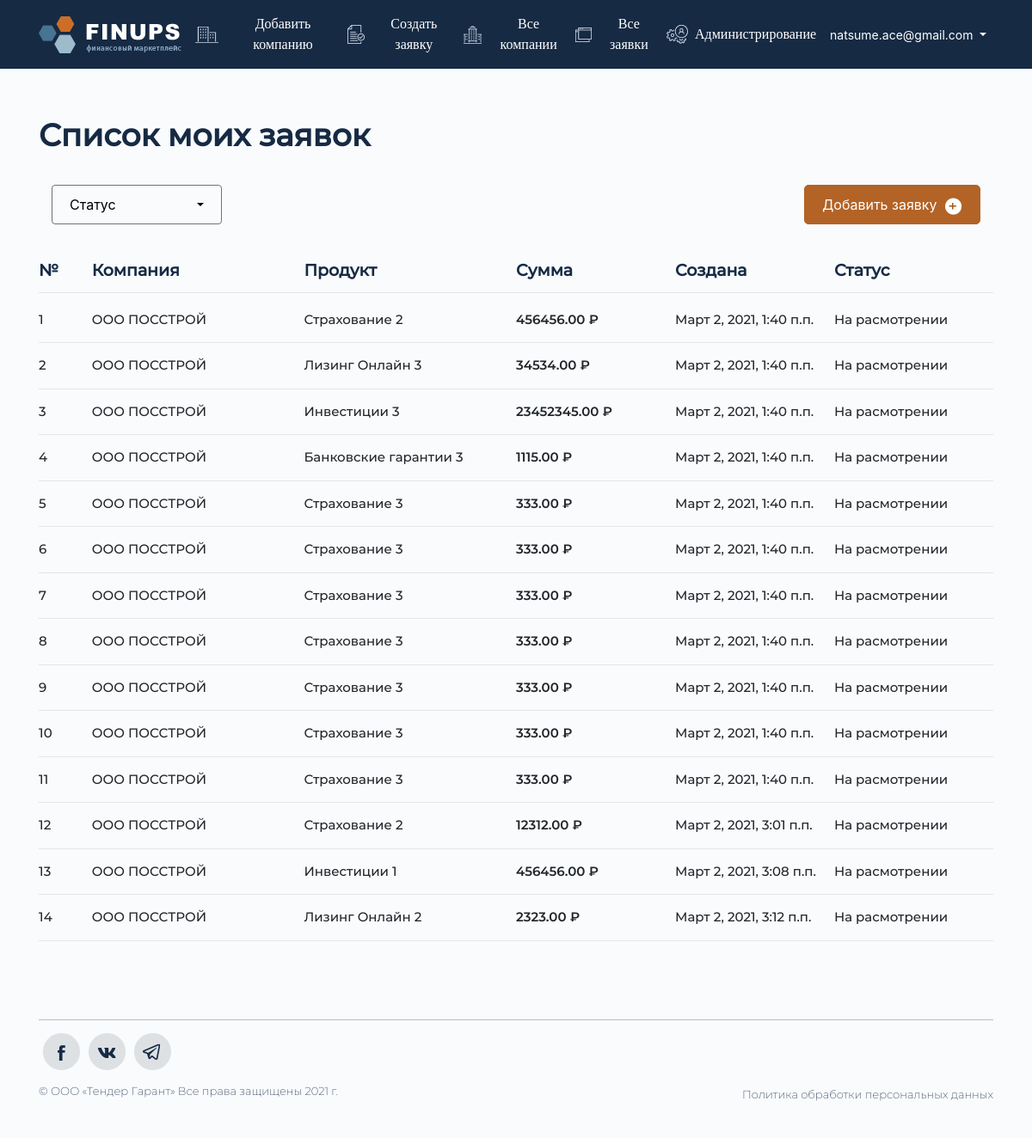
Page /personal/applications (signed in) on the committed database.
### user_app/models.py (models this page shows, shortened)
class Applications(models.Model):
    accept = 'Принято'
    reject = 'Отклонено'
    pending = 'На расмотрении'
    STATUS_LIST = [accept, reject, pending]
    STATUS_TYPE = [
        (accept, 'accept'),
        (reject, 'reject'),
        (pending, 'pending'),
    ]
    type_service = models.CharField(name='type_service', verbose_name='Вид потребности', max_length=32)
    service = models.CharField(name='service', verbose_name='Потребность', max_length=32)
    company = models.ForeignKey(ClientsEntity, on_delete=models.CASCADE, verbose_name='Компания')
    zakon = models.CharField(name='zakon', verbose_name='Закон', max_length=16)
    purchase_number = models.CharField(name='purchase_number', verbose_name='Номер закупки', max_length=128)
    summ = models.DecimalField(name='summ', verbose_name='Сумма', max_digits=15, decimal_places=2)
    contract_price = models.DecimalField(name='contract_price', verbose_name='Цена контракта', max_digits=15, decimal_places=2)
    subj_contract = models.TextField(name='subj_contract', verbose_name='Предмет контракта', max_length=256)
    text_contract = models.TextField(name='text_contract', verbose_name='Предназначение контракта', max_length=256)
    prepaid_expense = models.BooleanField(name='prepaid_expense', verbose_name='Аванс', default=False)
    indisputable_write_off = models.BooleanField(name='indisputable_write_off', verbose_name='Бесспорное списание', default=False)
    date_start = models.DateField(name='date_start', verbose_name='Дата первая', default=datetime.today().strftime('%Y-%m-%d'))
    date_end = models.DateField(name='date_end', verbose_name='Дата вторая', default=datetime.today().strftime('%Y-%m-%d'))
    date_request = models.DateTimeField(name='date_request', verbose_name='Дата добавления', default=datetime.now())
    status = models.CharField(name='status', verbose_name='Статус заявки', choices=STATUS_TYPE, default=pending, max_length=16)
    owner_id = models.ForeignKey(TypeUser, on_delete=models.CASCADE, verbose_name='Владелец')
    class Meta:
        verbose_name = 'Заявка'
        verbose_name_plural = 'Заявки'

class ClientsEntity(models.Model):
    org_inn = models.BigIntegerField(name='org_inn', verbose_name='ИНН')
    org_form = models.CharField(name='org_form', verbose_name='Форма Организации', max_length=8)
    org_name = models.CharField(name='org_name', verbose_name='Наименование организации', max_length=64)
    org_kpp = models.BigIntegerField(name='org_kpp', verbose_name='КПП')
    org_ogrn = models.BigIntegerField(name='org_ogrn', verbose_name='ОГРН')
    org_r_account = models.BigIntegerField(name='org_r_account', verbose_name='Рассчетный счет')
    org_bank_bic = models.CharField(name='org_bank_bic', verbose_name='БИК', max_length=256)
    org_bank_name = models.CharField(name='org_bank_name', verbose_name='Наименование банка', max_length=128)
    org_bank_cor_acc = models.CharField(name='org_bank_cor_acc', verbose_name='Кор.счет', max_length=256)
    org_gen = models.CharField(name='org_gen', verbose_name='Ген.директор', max_length=128)
    org_buh = models.CharField(name='org_buh', verbose_name='Гл.бухгалтер', max_length=128)
    charter = models.FileField(name='charter', verbose_name='Устав', upload_to=charterFile, null=True, blank=True)
    egru = models.FileField(name='egru', verbose_name='ЕГРЮ/ЕГРИП', upload_to=egruFile, null=True, blank=True)
    certificate = models.FileField(name='certificate', verbose_name='Свидетельство', upload_to=certificateFile, null=True, blank=True)
    gen = models.FileField(name='gen', verbose_name='Решение о назначении генерального директора', upload_to=genFile, null=True, blank=True)
    buh = models.FileField(name='buh', verbose_name='Приказ о назначении главного бухгалтера', upload_to=buhFile, null=True, blank=True)
    bal19 = models.FileField(name='bal19', verbose_name='Баланс за 19 год', upload_to=bal19File, null=True, blank=True)
    bal20 = models.FileField(name='bal20', verbose_name='Баланс за 20 год', upload_to=bal20File, null=True, blank=True)
    date_request = models.DateTimeField(name='date_request', verbose_name='Дата добавления', default=datetime.now())
    owner_id = models.ForeignKey(TypeUser, on_delete=models.CASCADE, verbose_name='Владелец')
    slug = models.SlugField(unique=True)
    class Meta:
        verbose_name = 'Юридическое лицо'
        verbose_name_plural = 'Юридические лица'

### user_app/views.py (the view)
# urls.py: path('applications', views.ProfilePage.as_view(), name='personal_application'),
class ProfilePage(LoginRequiredMixin, TemplateView):
    template_name = "personal/personal_application.html"
    login_url = '/personal/login'
    redirect_field_name = 'personal_application'
    def dispatch(self, request, *args, **kwargs):
        context = {}
        if self.request.user:
            person = User.objects.get(username=self.request.user)
            if person.is_superuser or person.is_staff:
                return redirect('admin:index')
        try:
            base_user = User.objects.get(email=str(self.request.user))
            main_user = models.TypeUser.objects.get(user_id=base_user.id)
            data = models.Applications.objects.all().filter(owner_id=main_user.id)
            context['apps'] = data
            context['status'] = models.Applications.STATUS_TYPE
        except Exception:
            context['error'] = 'Список Ваших заявок пуст, но вы можете это исправить.'
        return render(request, self.template_name, context)

### templates/personal/personal_application.html (shortened to what this page needs)
{% extends "personal/base/base.html" %}
{% load static %}
{% block personal__title %}Список моих заявок{% endblock %}
{% block content %}
    {% include 'personal/components/application_list.html' %}
{% endblock %}

### templates/personal/base/header.html (shortened to what this page needs)
{% load static %}
<header>
    <nav class="navbar navbar-expand-lg">
        <div class="container">
            <a class="navbar-brand" href="/">
                <img src="{% static 'img/logo.png' %}" alt="logo">
            </a>
            <div class="collapse navbar-collapse personal__header" id="MenuHeaderRow">
                <ul class="navbar-nav headerMenu">
                    <li class="nav-item personal__header__item">
                        <img src="{% static 'img/personal/build.png' %}" alt="">
                        <a class="nav-link" href="/personal/add-company">Добавить компанию </a>
                    </li>
                    <li class="nav-item personal__header__item">
                        <img src="{% static 'img/personal/blank.png' %}" alt="">
                        <a class="nav-link" href="/personal/create-application">Создать заявку</a>
                    </li>
                    <li class="nav-item personal__header__item">
                        <img src="{% static 'img/personal/more_build.png' %}" alt="">
                        <a class="nav-link" href="/personal/company">Все компании</a>
                    </li>
                    <li class="nav-item personal__header__item">
                        <img src="{% static 'img/personal/list.png' %}" alt="">
                        <a class="nav-link" href="/personal/applications">Все заявки</a>
                    </li>
                    <li class="nav-item personal__header__item">
                        <img src="{% static 'img/personal/admin.png' %}" alt="">
                        <a class="nav-link" href="/personal/administration">Администрирование</a>
                    </li>
                    <li class="nav-item dropdown personal__header__drop">
                        <a class="nav-link dropdown-toggle" href="#" id="navbarDropdownMenuLink" role="button"
                           data-toggle="dropdown" aria-haspopup="true" aria-expanded="false">
                            {{ user.username }}
                        </a>
                    </li>
                </ul>
            </div>
        </div>
    </nav>
</header>

### templates/personal/components/application_list.html (shortened to what this page needs)
{% load static %}
<section class="application__list">
    <div class="container">
        <div class="list__btn">
            {% if error %}
                <div class="col-lg-12 list__app" style="justify-content: center">
                    <div class="add-app">
                    <a href="/personal/create-application">
                        <button>
                            Добавить заявку
                            <img src="{% static 'img/personal/add-point.png' %}" alt="">
                        </button>
                    </a>
                </div>
                </div>
            {% else %}
                <div class="col-lg-6 list__filter">
                <div class="dropdown dropdown-filter">
                    <button class="btn btn-secondary dropdown-toggle" type="button" id="dropdownMenuButton"
                            data-toggle="dropdown" aria-haspopup="true" aria-expanded="false">
                        {% if now_status %}
                            {{ now_status }}
                            {% else %}
                        Статус
                            {% endif %}
                    </button>
                </div>
            </div>
                <div class="col-lg-6 list__app">
                <div class="add-app">
                    <a href="/personal/create-application">
                        <button>
                            Добавить заявку
                            <img src="{% static 'img/personal/add-point.png' %}" alt="">
                        </button>
                    </a>
                </div>
            </div>
            {% endif %}
        </div>
        {% if error %}
            <div class="empty-list">
            <p>{{ error }}</p>
            </div>
        {% else %}
            <div class="application__table-lg">
                <div class="table__head">
                    <div class="my-row head__elems">
                        <div class="my-col-1 head__elem">
                            <item>№</item>
                        </div>
                        <div class="my-col-2 head__elem">
                            <item>Компания</item>
                        </div>
                        <div class="my-col-3 head__elem">
                            <item>Продукт</item>
                        </div>
                        <div class="my-col-4 head__elem">
                            <item>Сумма</item>
                        </div>
                        <div class="my-col-5 head__elem">
                            <item>Создана</item>
                        </div>
                        <div class="my-col-6 head__elem">
                            <item>Статус</item>
                        </div>
                    </div>
                    <hr class="border-table">
                </div>
                <div class="table__body">
                    {% for elem in apps %}
                        <div class="my-row table__elems">
                            <div class="my-col-1 body__elem">{{ elem.id }}</div>
                            <div class="my-col-2 body__elem">{{ elem.company.org_form }} {{ elem.company.org_name }}</div>
                            <div class="my-col-3 body__elem">{{ elem.service }}</div>
                            <div class="my-col-4 body__elem summa">{{ elem.summ }} ₽</div>
                            <div class="my-col-5 body__elem">{{ elem.date_request }}</div>
                            <div class="my-col-6 body__elem">{{ elem.status }}</div>
                        </div>
                        <hr class="border-table">
                    {% endfor %}
                </div>
            </div>
        {% endif %}
    </div>
</section>

### rows in the picture
Applications: id "1", company.org_form "ООО", company.org_name "ПОССТРОЙ", service "Страхование 2", summ "456456.00", date_request "Март 2, 2021, 1:40 п.п.", status "На расмотрении"
Applications: id "2", company.org_form "ООО", company.org_name "ПОССТРОЙ", service "Лизинг Онлайн 3", summ "34534.00", date_request "Март 2, 2021, 1:40 п.п.", status "На расмотрении"
Applications: id "3", company.org_form "ООО", company.org_name "ПОССТРОЙ", service "Инвестиции 3", summ "23452345.00", date_request "Март 2, 2021, 1:40 п.п.", status "На расмотрении"
Applications: id "4", company.org_form "ООО", company.org_name "ПОССТРОЙ", service "Банковские гарантии 3", summ "1115.00", date_request "Март 2, 2021, 1:40 п.п.", status "На расмотрении"
Applications: id "5", company.org_form "ООО", company.org_name "ПОССТРОЙ", service "Страхование 3", summ "333.00", date_request "Март 2, 2021, 1:40 п.п.", status "На расмотрении"
Applications: id "6", company.org_form "ООО", company.org_name "ПОССТРОЙ", service "Страхование 3", summ "333.00", date_request "Март 2, 2021, 1:40 п.п.", status "На расмотрении"
Applications: id "7", company.org_form "ООО", company.org_name "ПОССТРОЙ", service "Страхование 3", summ "333.00", date_request "Март 2, 2021, 1:40 п.п.", status "На расмотрении"
Applications: id "8", company.org_form "ООО", company.org_name "ПОССТРОЙ", service "Страхование 3", summ "333.00", date_request "Март 2, 2021, 1:40 п.п.", status "На расмотрении"
Applications: id "9", company.org_form "ООО", company.org_name "ПОССТРОЙ", service "Страхование 3", summ "333.00", date_request "Март 2, 2021, 1:40 п.п.", status "На расмотрении"
Applications: id "10", company.org_form "ООО", company.org_name "ПОССТРОЙ", service "Страхование 3", summ "333.00", date_request "Март 2, 2021, 1:40 п.п.", status "На расмотрении"
Applications: id "11", company.org_form "ООО", company.org_name "ПОССТРОЙ", service "Страхование 3", summ "333.00", date_request "Март 2, 2021, 1:40 п.п.", status "На расмотрении"
Applications: id "12", company.org_form "ООО", company.org_name "ПОССТРОЙ", service "Страхование 2", summ "12312.00", date_request "Март 2, 2021, 3:01 п.п.", status "На расмотрении"
Applications: id "13", company.org_form "ООО", company.org_name "ПОССТРОЙ", service "Инвестиции 1", summ "456456.00", date_request "Март 2, 2021, 3:08 п.п.", status "На расмотрении"
Applications: id "14", company.org_form "ООО", company.org_name "ПОССТРОЙ", service "Лизинг Онлайн 2", summ "2323.00", date_request "Март 2, 2021, 3:12 п.п.", status "На расмотрении"

### other values in the picture
{{ user.username }} "natsume.ace@gmail.com"
